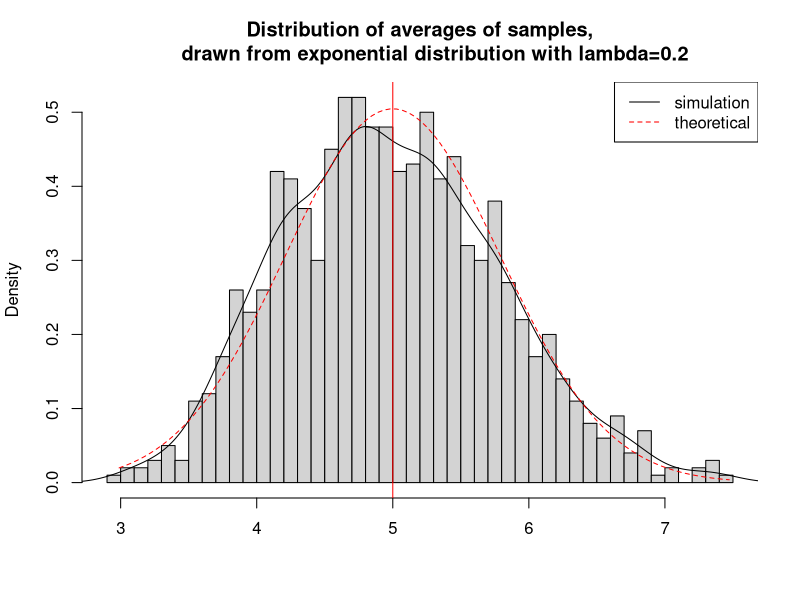
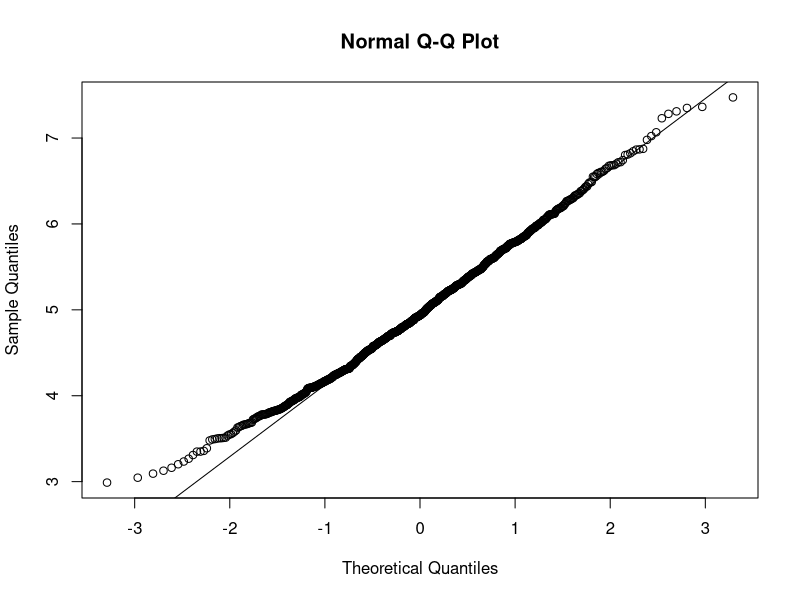
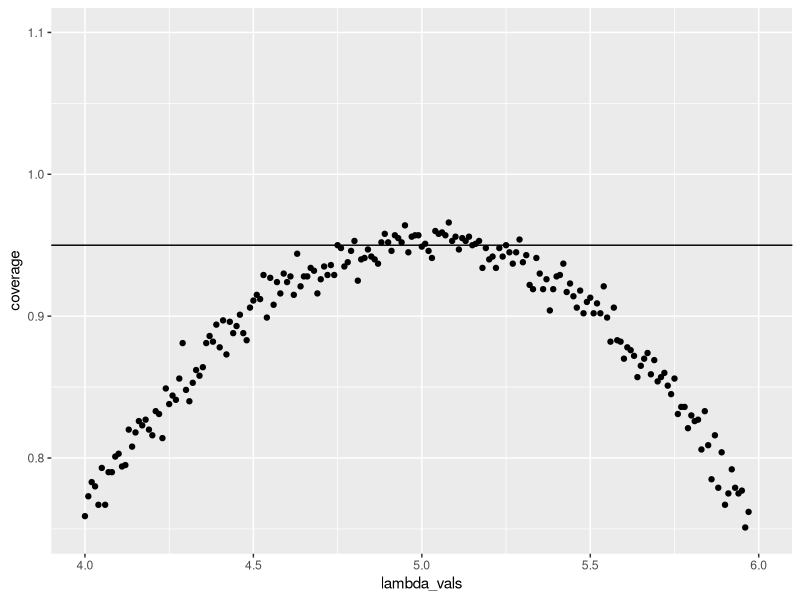

Source code (R) for these figures, in order:
## ---- chunk 1
lambda <- 0.2
set.seed(3)
num_sim <- 1000 #how many simulations we will do
sample_size <- 40 #sample size 
#sim is a (num_sim*sample_size) matrix
sim <- matrix(rexp(num_sim*sample_size, rate=lambda), num_sim, sample_size)
row_means <- rowMeans(sim) #means of simulations
## ---- chunk 2
#sample means
mean(row_means)
#theoretical
1/lambda
## ---- chunk 3
#theoretical
sd <- (1/lambda)/sqrt(sample_size)
sd^2
#sample variance
var(row_means)
## ---- chunk 4
# plot histogram of averages
hist(row_means, breaks=50, prob=TRUE,
     main="Distribution of averages of samples,
     drawn from exponential distribution with lambda=0.2",
     xlab="")
# density of the averages of samples
lines(density(row_means))
# theoretical center of distribution
abline(v=1/lambda, col="red")
# theoretical density of the averages of samples
xfit <- seq(min(row_means), max(row_means), length=100)
yfit <- dnorm(xfit, mean=1/lambda, sd=(1/lambda/sqrt(sample_size)))
lines(xfit, yfit, pch=22, col="red", lty=2)
# add legend
legend('topright', c("simulation", "theoretical"), lty=c(1,2), col=c("black", "red"))
## ---- chunk 5
qqnorm(row_means)
qqline(row_means)
## ---- chunk 6
X_hat <- mean(row_means) + c(-1, 1) * 1.96 * sd(row_means)/sqrt(sample_size)
## ---- chunk 7
#define a sequence of 1/lambda values near what we are estimating
lambda_vals <- seq(4, 6, by=0.01)

#coverage
set.seed(3)
coverage <- sapply(lambda_vals, function(lmbd) {
  #Calculate X_hats for a thousand of simulations 
  s <- matrix(rexp(num_sim*sample_size, rate=0.2), num_sim, sample_size)
  X_hats <- rowMeans(s) #means of simulations
  #calculate limits  
  lowerlimit <- X_hats - (qnorm(0.975) * (1/lambda)/sqrt(sample_size))
  upperlimit <- X_hats + (qnorm(0.975) * (1/lambda)/sqrt(sample_size))
  #calculate the proportion of times that they can cover
  #the true value of lambda used to simulate the data
  mean(lowerlimit < lmbd & upperlimit > lmbd)
  #sum(lmbd > lowerlimit & lmbd < upperlimit) / length(X_hats)
})

#plot
library(ggplot2)
qplot(lambda_vals, coverage) +
  geom_hline(yintercept=0.95)+ ylim(.75, 1.10)
